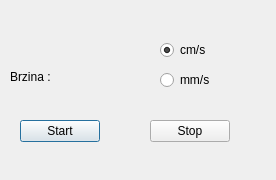
<?xml version="1.0" encoding="UTF-8"?>
<ui version="4.0">
 <class>Dialog</class>
 <widget class="QDialog" name="Dialog">
  <property name="geometry">
   <rect>
    <x>0</x>
    <y>0</y>
    <width>276</width>
    <height>180</height>
   </rect>
  </property>
  <property name="windowTitle">
   <string>Dialog</string>
  </property>
  <widget class="QPushButton" name="pushButton">
   <property name="geometry">
    <rect>
     <x>20</x>
     <y>120</y>
     <width>80</width>
     <height>22</height>
    </rect>
   </property>
   <property name="text">
    <string>Start</string>
   </property>
  </widget>
  <widget class="QLabel" name="label">
   <property name="geometry">
    <rect>
     <x>70</x>
     <y>70</y>
     <width>57</width>
     <height>14</height>
    </rect>
   </property>
   <property name="text">
    <string/>
   </property>
  </widget>
  <widget class="QPushButton" name="pushButton_2">
   <property name="geometry">
    <rect>
     <x>150</x>
     <y>120</y>
     <width>80</width>
     <height>22</height>
    </rect>
   </property>
   <property name="text">
    <string>Stop</string>
   </property>
  </widget>
  <widget class="QLabel" name="label_2">
   <property name="geometry">
    <rect>
     <x>10</x>
     <y>70</y>
     <width>57</width>
     <height>14</height>
    </rect>
   </property>
   <property name="text">
    <string>Brzina :</string>
   </property>
  </widget>
  <widget class="QRadioButton" name="radioButton">
   <property name="geometry">
    <rect>
     <x>160</x>
     <y>40</y>
     <width>99</width>
     <height>20</height>
    </rect>
   </property>
   <property name="text">
    <string>cm/s</string>
   </property>
   <property name="checked">
    <bool>true</bool>
   </property>
  </widget>
  <widget class="QRadioButton" name="radioButton_2">
   <property name="geometry">
    <rect>
     <x>160</x>
     <y>70</y>
     <width>99</width>
     <height>20</height>
    </rect>
   </property>
   <property name="text">
    <string>mm/s</string>
   </property>
  </widget>
 </widget>
 <resources/>
 <connections/>
</ui>
